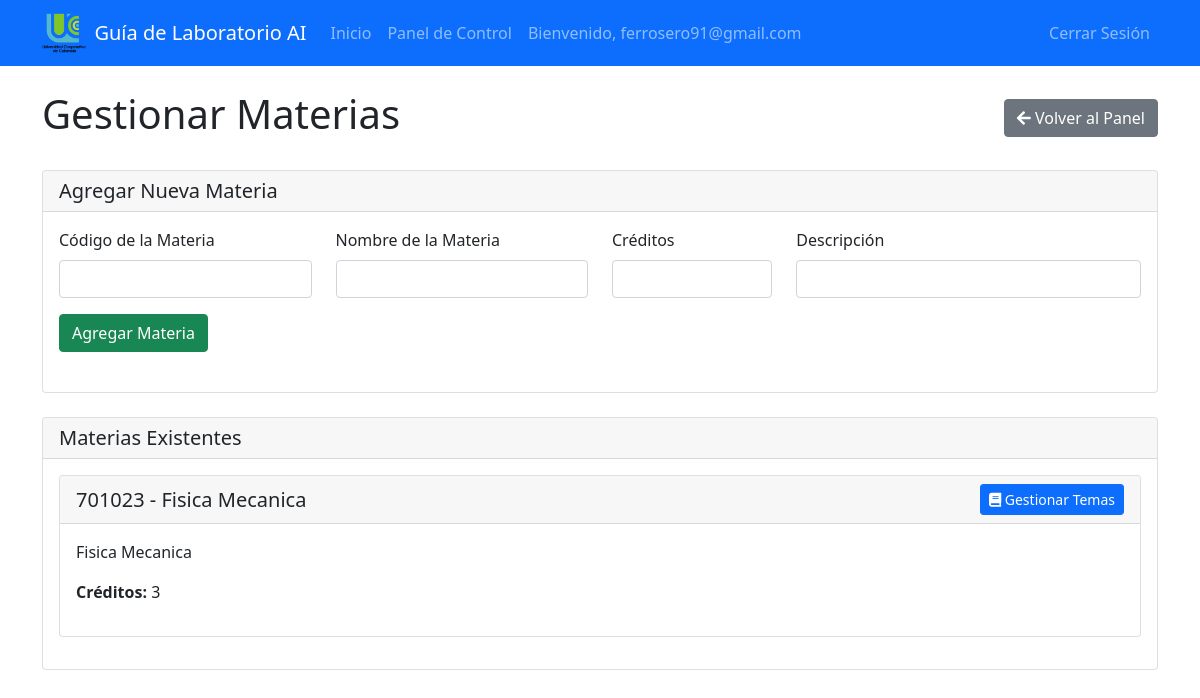
The app's page /dashboard/manage_subjects (signed in) with its own data.
### models.py (models this page shows, shortened)
class User(db.Model, UserMixin):
    __tablename__ = 'users'
    id = db.Column(db.Integer, primary_key=True)
    username = db.Column(db.String(20), unique=True, nullable=False)
    email = db.Column(db.String(120), unique=True, nullable=False)
    password_hash = db.Column(db.String(128), nullable=False)
    created_at = db.Column(db.DateTime, nullable=False, default=datetime.utcnow)
    user_type = db.Column(db.String(50))  # Used for polymorphic behavior
    __mapper_args__ = {
        'polymorphic_identity': 'user',
        'polymorphic_on': user_type
    }

class Subject(db.Model):
    __tablename__ = 'subjects'
    id = db.Column(db.Integer, primary_key=True)
    code = db.Column(db.String(10), unique=True, nullable=False)
    name = db.Column(db.String(100), nullable=False)
    credits = db.Column(db.Integer, nullable=False)
    description = db.Column(db.Text, nullable=True)
    degrees = db.relationship('Degree',
                            secondary=degree_subject,
                            backref=db.backref('subjects', lazy='dynamic'),
                            lazy='dynamic')
    lab_guides = db.relationship('LabGuide', backref='subject', lazy='dynamic')
    weekly_topics = db.relationship('WeeklyTopic', backref='subject', lazy='dynamic', cascade='all, delete-orphan')

### app.py (the view, shortened to what this page needs)
@app.route('/dashboard/manage_subjects', methods=['GET', 'POST'])
@login_required
def manage_subjects():
    if not current_user.user_type == 'professor':
        flash('Only professors can manage subjects.', 'error')
        return redirect(url_for('dashboard'))
    subjects = current_user.subjects.all()
    return render_template('manage_subjects.html', subjects=subjects, WeeklyTopic=WeeklyTopic)

### app.py (called while the page is built)
@login_manager.user_loader
def load_user(user_id):
    return User.query.get(int(user_id))

### templates/manage_subjects.html (shortened to what this page needs)
{% extends "base.html" %}
{% block content %}
<div class="container mt-4">
    <div class="d-flex justify-content-between align-items-center mb-4">
        <h1>Gestionar Materias</h1>
        <a href="{{ url_for('dashboard') }}" class="btn btn-secondary">
            <i class="fas fa-arrow-left"></i> Volver al Panel
        </a>
    </div>
    <div class="card mb-4">
        <div class="card-header">
            <h5 class="card-title mb-0">Agregar Nueva Materia</h5>
        </div>
        <div class="card-body">
            <form method="POST" action="{{ url_for('manage_subjects') }}" class="mb-4">
                <div class="row">
                    <div class="col-md-3 mb-3">
                        <label for="subject_code" class="form-label">Código de la Materia</label>
                        <input type="text" class="form-control" id="subject_code" name="subject_code" required>
                    </div>
                    <div class="col-md-3 mb-3">
                        <label for="subject_name" class="form-label">Nombre de la Materia</label>
                        <input type="text" class="form-control" id="subject_name" name="subject_name" required>
                    </div>
                    <div class="col-md-2 mb-3">
                        <label for="credits" class="form-label">Créditos</label>
                        <input type="number" class="form-control" id="credits" name="credits" min="1" max="10" required>
                    </div>
                    <div class="col-md-4 mb-3">
                        <label for="description" class="form-label">Descripción</label>
                        <input type="text" class="form-control" id="description" name="description">
                    </div>
                </div>
                <button type="submit" class="btn btn-success">Agregar Materia</button>
            </form>
        </div>
    </div>
    <div class="card">
        <div class="card-header">
            <h5 class="card-title mb-0">Materias Existentes</h5>
        </div>
        <div class="card-body">
            {% if subjects %}
                {% for subject in subjects %}
                <div class="card mb-3">
                    <div class="card-header">
                        <div class="d-flex justify-content-between align-items-center">
                            <h5 class="mb-0">{{ subject.code }} - {{ subject.name }}</h5>
                            <button class="btn btn-primary btn-sm" type="button"
                                    data-bs-toggle="collapse"
                                    data-bs-target="#topics{{ subject.id }}">
                                <i class="fas fa-book"></i> Gestionar Temas
                            </button>
                        </div>
                    </div>
                    <div class="card-body">
                        <p class="card-text">{{ subject.description or 'Sin descripción.' }}</p>
                        <p><strong>Créditos:</strong> {{ subject.credits }}</p>
                    </div>
                </div>
                {% endfor %}
            {% else %}
                <div class="alert alert-info">
                    No has agregado ninguna materia aún. Usa el formulario de arriba para agregar tu primera materia.
                </div>
            {% endif %}
        </div>
    </div>
</div>
<link rel="stylesheet" href="https://cdnjs.cloudflare.com/ajax/libs/font-awesome/5.15.4/css/all.min.css">
{% endblock %}

### templates/base.html (shortened to what this page needs)
<!DOCTYPE html>
<html lang="en">
<head>
    <link href="https://cdn.jsdelivr.net/npm/bootstrap@5.1.3/dist/css/bootstrap.min.css" rel="stylesheet">
</head>
<body>
    <nav class="navbar navbar-expand-lg navbar-dark bg-primary">
        <div class="container">
            <a class="navbar-brand d-flex align-items-center" href="{{ url_for('home') }}">
                <img src="{{ url_for('static', filename='images/logou.png') }}" alt="University Logo" height="40" class="me-2">
                Guía de Laboratorio AI
            </a>
            <div class="collapse navbar-collapse" id="navbarNav">
                <ul class="navbar-nav me-auto">
                    <li class="nav-item">
                        <a class="nav-link" href="{{ url_for('home') }}">Inicio</a>
                    </li>
                    {% if current_user.is_authenticated %}
                        <li class="nav-item">
                            <a class="nav-link" href="{{ url_for('dashboard') }}">Panel de Control</a>
                        </li>
                        <li class="nav-item">
                            <span class="nav-link">Bienvenido, {{ current_user.username }}</span>
                        </li>
                    {% endif %}
                </ul>
                <ul class="navbar-nav">
                    {% if current_user.is_authenticated %}
                        <li class="nav-item">
                            <a class="nav-link" href="{{ url_for('logout') }}">Cerrar Sesión</a>
                        </li>
                    {% endif %}
                </ul>
            </div>
        </div>
    </nav>
    {% block content %}{% endblock %}
</body>
</html>

### records on screen
User: username "ferrosero91@gmail.com"
Subject: code "701023", name "Fisica Mecanica", description "Fisica Mecanica", credits "3"
